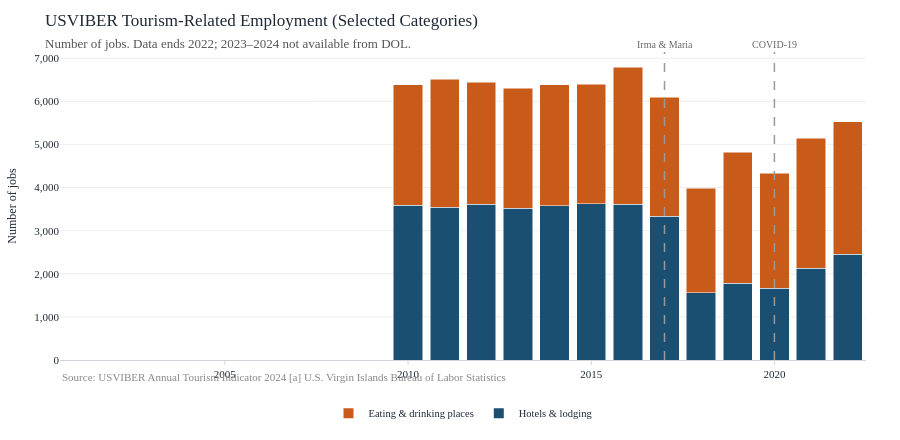

The code cell stored with this chart in its notebook:
### Markdown cell above
---
## 4. USVIBER Tourism-Related Employment

### Code cell
# USVIBER employment — available 2010–2022 only
tour_emp = tour[
    ["year", "emp_tourism_total", "emp_hotels", "emp_eating_drinking"]
].dropna(subset=["emp_tourism_total"])

fig = go.Figure()
fig.add_trace(
    go.Bar(
        x=tour_emp["year"],
        y=tour_emp["emp_hotels"],
        name="Hotels & lodging",
        marker_color=PALETTE["tourists"],
    )
)
fig.add_trace(
    go.Bar(
        x=tour_emp["year"],
        y=tour_emp["emp_eating_drinking"],
        name="Eating & drinking places",
        marker_color=PALETTE["cruise"],
    )
)
fig.update_layout(
    barmode="stack",
    title=dict(
        text="USVIBER Tourism-Related Employment (Selected Categories)<br>"
        '<span style="font-size:13px;color:#555">Number of jobs. Data ends 2022; 2023–2024 not available from DOL.</span>',
        font=dict(size=17),
    ),
    yaxis_title="Number of jobs",
    yaxis_tickformat=",",
    height=440,
    annotations=[
        dict(
            xref="paper",
            yref="paper",
            x=0,
            y=-0.08,
            text='<span style="color:#888;font-size:11px">Source: USVIBER Annual Tourism Indicator 2024 [a] U.S. Virgin Islands Bureau of Labor Statistics</span>',
            showarrow=False,
            xanchor="left",
        )
    ],
)
for x_val, label in [(2017, "Irma & Maria"), (2020, "COVID-19")]:
    fig.add_vline(
        x=x_val,
        line=dict(color="#999", width=1.5, dash="dash"),
        annotation_text=label,
        annotation_position="top",
        annotation_font=dict(size=10, color="#666"),
    )
fig.show()
print(tour_emp.set_index("year").to_string())

### Figure 1 — Plotly figure (JSON) as saved in the notebook; plotly's stock layout.template omitted (floating-point values rounded to 4 significant figures)
{"data": [{"marker": {"color": "#1a4f72"}, "name": "Hotels & lodging", "type": "bar", "x": [2001, 2002, 2003, 2004, 2005, 2006, 2007, 2008, 2009, 2010, 2011, 2012, 2013, 2014, 2015, 2016, 2017, 2018, 2019, 2020, 2021, 2022], "y": [NaN, NaN, NaN, NaN, NaN, NaN, NaN, NaN, NaN, 3587.0, 3549.0, 3617.0, 3519.0, 3575.0, 3629.0, 3617.0, 3329.0, 1559.0, 1784.0, 1664.0, 2131.0, 2448.0]}, {"marker": {"color": "#c85a1a"}, "name": "Eating & drinking places", "type": "bar", "x": [2001, 2002, 2003, 2004, 2005, 2006, 2007, 2008, 2009, 2010, 2011, 2012, 2013, 2014, 2015, 2016, 2017, 2018, 2019, 2020, 2021, 2022], "y": [NaN, NaN, NaN, NaN, NaN, NaN, NaN, NaN, NaN, 2793.0, 2959.0, 2821.0, 2784.0, 2809.0, 2765.0, 3170.0, 2765.0, 2420.0, 3039.0, 2667.0, 3009.0, 3075.0]}], "layout": {"annotations": [{"showarrow": false, "text": "<span style=\"color:#888;font-size:11px\">Source: USVIBER Annual Tourism Indicator 2024 [a] U.S. Virgin Islands Bureau of Labor Statistics</span>", "x": 0, "xanchor": "left", "xref": "paper", "y": -0.08, "yref": "paper"}, {"font": {"color": "#666", "size": 10}, "showarrow": false, "text": "Irma & Maria", "x": 2017, "xanchor": "center", "xref": "x", "y": 1, "yanchor": "bottom", "yref": "y domain"}, {"font": {"color": "#666", "size": 10}, "showarrow": false, "text": "COVID-19", "x": 2020, "xanchor": "center", "xref": "x", "y": 1, "yanchor": "bottom", "yref": "y domain"}], "barmode": "stack", "height": 440, "shapes": [{"line": {"color": "#999", "dash": "dash", "width": 1.5}, "type": "line", "x0": 2017, "x1": 2017, "xref": "x", "y0": 0, "y1": 1, "yref": "y domain"}, {"line": {"color": "#999", "dash": "dash", "width": 1.5}, "type": "line", "x0": 2020, "x1": 2020, "xref": "x", "y0": 0, "y1": 1, "yref": "y domain"}], "title": {"font": {"size": 17}, "text": "USVIBER Tourism-Related Employment (Selected Categories)<br><span style=\"font-size:13px;color:#555\">Number of jobs. Data ends 2022; 2023–2024 not available from DOL.</span>"}, "yaxis": {"tickformat": ",", "title": {"text": "Number of jobs"}}}}
